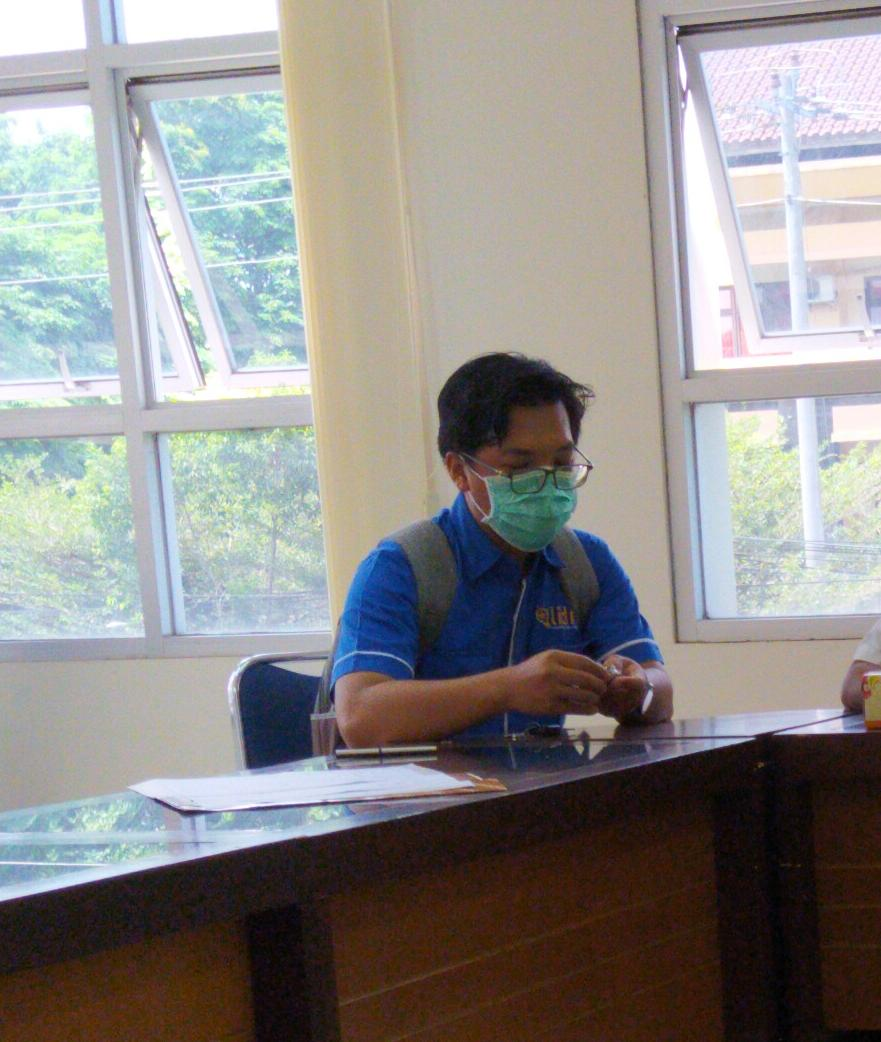
#> input picture moeiz.jpeg, 881 x 1042 px
$ python meme.py
#> lines starting #> are read from the running program, lines starting #| are printed output that depends on the picture
from PIL import Image, ImageDraw, ImageFont
import textwrap


def generate_meme(image_path, top_text, bottom_text='', font_path='font\\impact.ttf', font_size=9):
	# load image
#> called with image_path = './idontalways.jpg', top_text = 'Testing', bottom_text = 'Bikin meme pake python moment', font_path = 'font\\impact.ttf', font_size = 9
	im = Image.open("moeiz.jpeg")
#> im is the input picture: PIL image 881x1042 RGB; mean R, G, B 142.4, 139.8, 137.6
	draw = ImageDraw.Draw(im)
	image_width, image_height = im.size
#> image_width = 881; image_height = 1042

	# load font
	font = ImageFont.truetype(font="font\\impact.ttf", size=int(image_height*font_size)//100)

	# convert text to uppercase
	top_text = top_text.upper()
	bottom_text = bottom_text.upper()

	# text wrapping
	char_width, char_height = font.getsize('A')
#> char_width = 64; char_height = 87
	chars_per_line = image_width // char_width
#> chars_per_line = 13
	top_lines = textwrap.wrap(top_text, width=chars_per_line)
#> top_lines = ['TESTING']
	bottom_lines = textwrap.wrap(bottom_text, width=chars_per_line)
#> bottom_lines = ['BIKIN MEME', 'PAKE PYTHON', 'MOMENT']

	# draw top lines
	y = 10
	for line in top_lines:
	    line_width, line_height = font.getsize(line)
	    x = (image_width - line_width)/2
	    draw.text((x,y), line, fill='white', font=font)
	    y += line_height
#> after the loop, y = 98

	# draw bottom lines
	y = image_height - char_height * len(bottom_lines) - 15
#> y = 766
	for line in bottom_lines:
	    line_width, line_height = font.getsize(line)
	    x = (image_width - line_width)/2
	    draw.text((x,y), line, fill='white', font=font)
	    y += line_height
#> after the loop, y = 1029

	# save meme
	im.save('meme-' + im.filename.split('/')[-1])
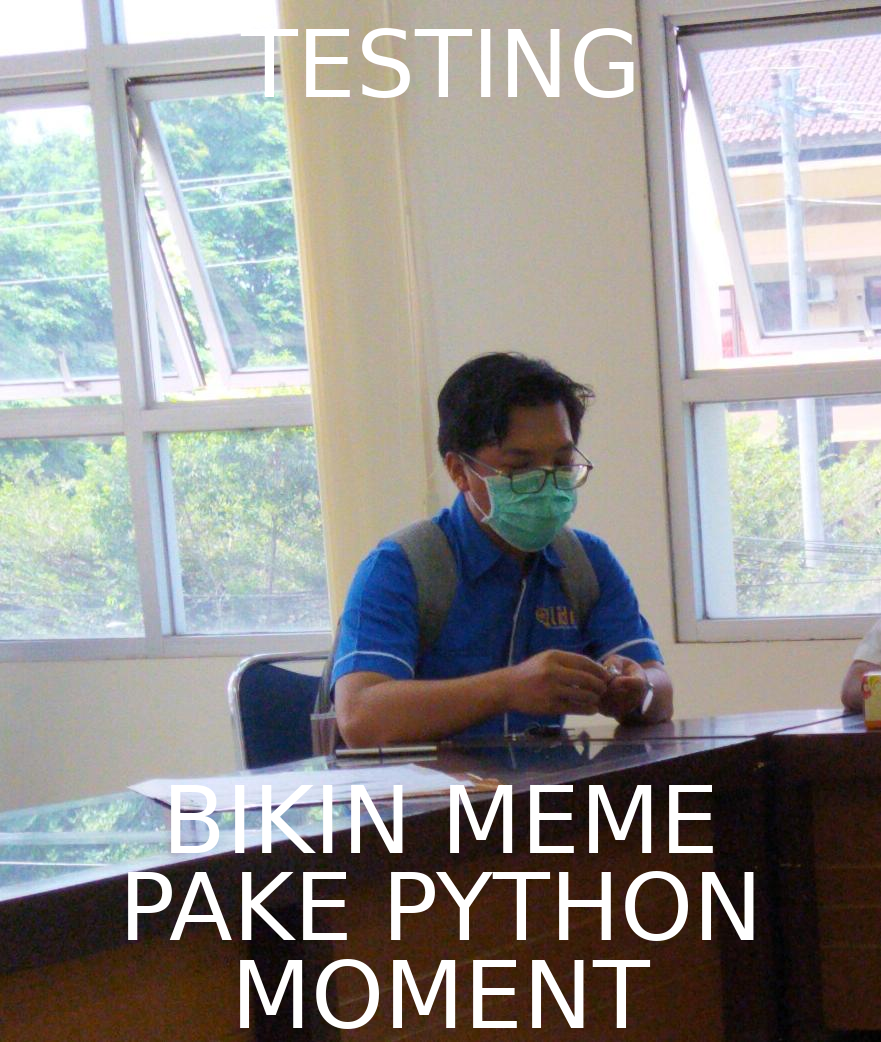
#> saved as meme-moeiz.jpeg: PIL image 881x1042 RGB; mean R, G, B 150.6, 148.7, 146.8


if __name__ == '__main__':
	top_text = "Testing"
	bottom_text = "Bikin meme pake python moment"
	generate_meme('./idontalways.jpg', top_text=top_text, bottom_text=bottom_text)
